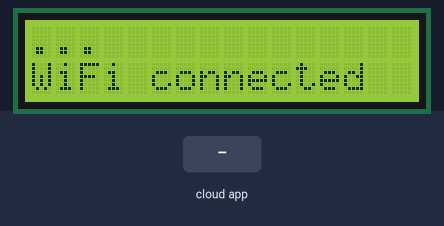
A sketch run on a simulated ESP8266 (NodeMCU). On the bench: 16×2 character LCD. The test bench sets the inputs (shaded band). WiFi joins after 1.5 s; servers stay silent unless stated; the Firebase database answers and starts empty.

Above: at 1.6 s.
At 4.8 s:
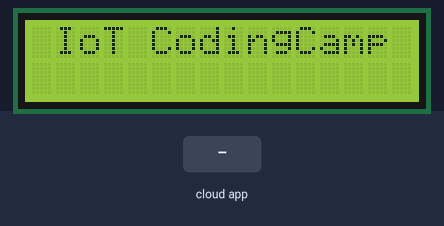
4.9 s: the phone or cloud app sets sendText to 0
At 9.5 s:
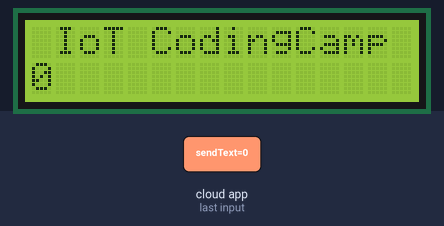
10.4 s: the phone or cloud app sets sendText to 1
At 14.7 s:
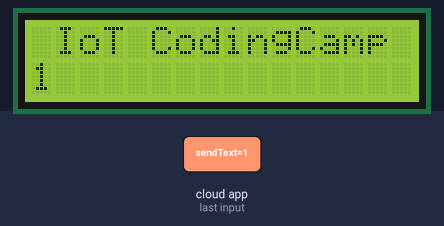
Timing chart, 0 to 16.2 s (numbered marks = the images above; inputs shaded):
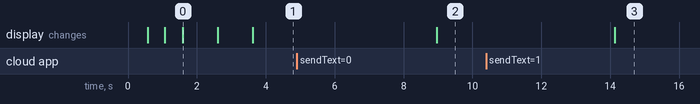

The sketch:

IoT_codingcamp_Project.ino
```cpp
#include <Wire.h>
#include <ESP8266WiFi.h>
#include <LiquidCrystal_I2C.h>
#include "FirebaseESP8266.h"

//for LCD
LiquidCrystal_I2C lcd(0x27,16,2);  // 16 x 2 text character lcd

// for wifi
const char* ssid = "iot"; // The name of wifi
const char* password = "15151515"; //The password of wifi

//for firebase
#define FIREBASE_HOST "aicube-codingcamp-default-rtdb.firebaseio.com" // firebase url
#define FIREBASE_AUTH "ov0Du7LTpBoNGwEEUABwvLt5g9YWXNe7eUXJqmk9"  // firebase database password

FirebaseData firebaseData;
FirebaseJson json;

void setup(){
  // Initialize text lcd
  lcd.init();
  lcd.backlight();

  // Initialize Wifi
  WiFi.mode(WIFI_STA);
  WiFi.begin(ssid, password);

  while ( WiFi.status() != WL_CONNECTED ) {
    delay (500);
    lcd.print(".");
  }

  displayWIFI_state(); // display wifi status
  firebaseInit(); // Initialize firebase variables

  delay(1000);

  lcd.clear();
  lcd.setCursor(0,0);
  lcd.print(" IoT CodingCamp ");
}

void loop() {

  if(Firebase.getString(firebaseData, "sendText"))
  {
    String valStr = firebaseData.stringData();
    //valStr = valStr.substring(2,valStr.length()-2);
    //uncomment when you use Appinventor
    lcd.setCursor(0,1);
    lcd.print("                ");
    lcd.setCursor(0,1);
    lcd.print(valStr);
  }

  delay(5000);
}

void displayWIFI_state(void)
{
  lcd.setCursor(0,1);
  lcd.print("WiFi connected");
  delay(1000);

  lcd.clear();
  lcd.setCursor(0,0);
  lcd.print("IP address");

  lcd.setCursor(0,1);
  lcd.print(WiFi.localIP());
}

void firebaseInit(void)
{
// Initialize Firebase
  Firebase.begin(FIREBASE_HOST, FIREBASE_AUTH);
  Firebase.reconnectWiFi(true);

  firebaseData.setBSSLBufferSize(1024, 1024);
  firebaseData.setResponseSize(1024);
  Firebase.setReadTimeout(firebaseData, 1000 * 60);
  Firebase.setwriteSizeLimit(firebaseData, "tiny");
}
```

Measured:
- after the input at 4.9 s, the display: changes after 4.1 s (image 2)
- after the input at 10.4 s, the display: changes after 3.7 s (image 3)
- what the display in image 0 shows lasts 1.0 s, from 1.6 s to 2.6 s
